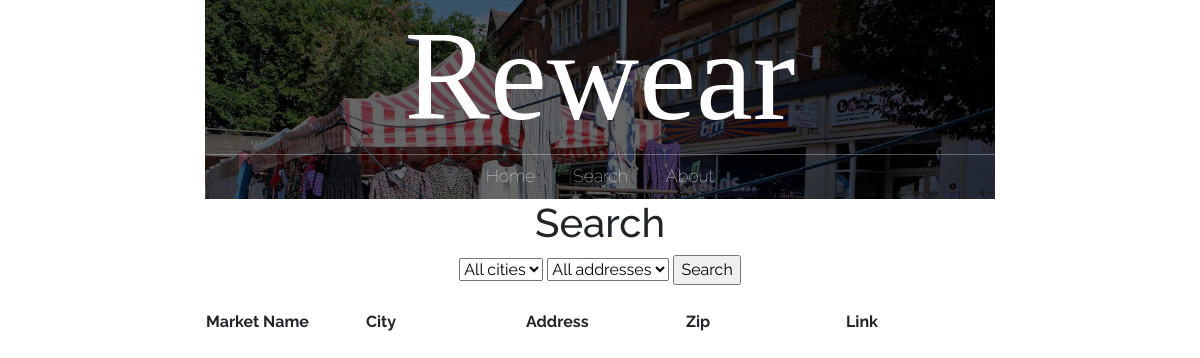
The page /search_page/ on the database as committed earlier.
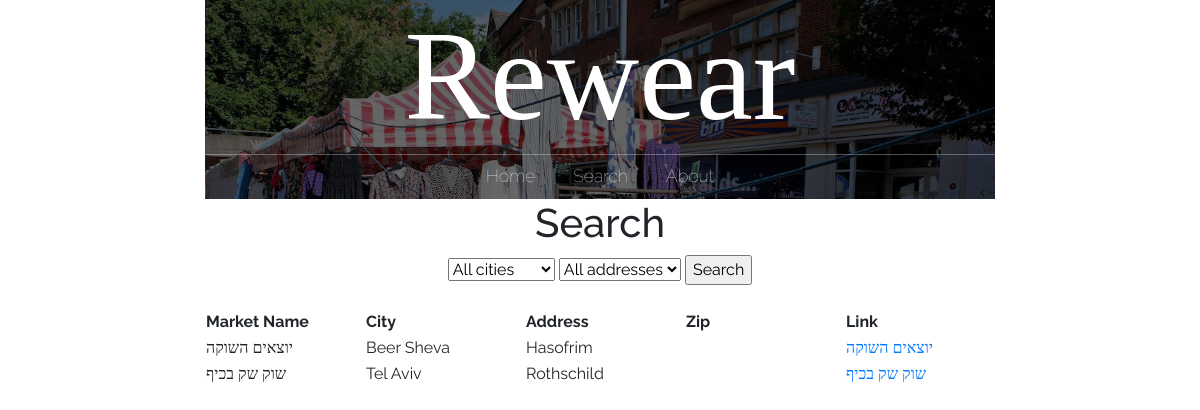
The same page on the database as committed later.
### main/models.py (models this page shows, shortened)
class market(models.Model):
    id = models.AutoField(primary_key=True)
    name = models.CharField(max_length=200)
    city = models.CharField(max_length=200)
    address = models.CharField(max_length=200)
    facebook = models.CharField(max_length=200, default='')
    description = models.CharField(max_length=200, default='')
    google_location = models.CharField(max_length=200, default='')
    market_manager = models.CharField(max_length=200, default='')
    date = models.CharField(max_length=200, default='')
    status = models.CharField(max_length=200, default='')
    rating = models.CharField(max_length=200, default='')
    shirt = models.IntegerField(default=0)
    pants = models.IntegerField(default=0)
    shoes = models.IntegerField(default=0)
    hat = models.IntegerField(default=0)
    gloves = models.IntegerField(default=0)
    scarf = models.IntegerField(default=0)
    jacket = models.IntegerField(default=0)
    other = models.IntegerField(default=0)

### main/views.py (the view)
# urls.py: path("search_page/", views.search_page, name="search"),
def search_page(response):
    markets = market.objects.all()
    return render(response, "main/search.html", {'markets': markets, 'search': markets})

### main/templates/main/search.html (shortened to what this page needs)
{% extends 'main/base.html' %}
{% load crispy_forms_tags %}
{% block content %}
<center><h1>Search</h1>
<form method="post" action='/search/'>
	<select name="city" id="city-select" onchange="updateAddressOptions()">
		<option value="All">All cities</option>
	</select>
	<select name="address" id="address-select" onchange="updateCityOptions()">
		<option value="All">All addresses</option>
	</select>
	<input type="submit" value="Search">
</form>
<br />
		<table>
			<tr>
				<th>
					Market Name
				</th>
				<th>
					City
				</th>
				<th>
					Address
				</th>
				<th>
					Zip
				</th>
				<th>
					Link
				</th>
			{% for market in search %}
			<tr>
				<td>
					{{market.name}}
				</td>
				<td>
					{{market.city}}
				</td>
				<td>
					{{market.address}}
				</td>
				<td>
				</td>
				<td>
					<a href="/market_page/{{market.id}}/">{{market.name}}</a>
				</td>
			</tr>
			{% endfor %}
		</table>
</center>
{% endblock %}

Rows that differ between the two databases and show on the page:
added market: name "יוצאים השוקה", city "Beer Sheva", address "Hasofrim"
added market: name "שוק שק בכיף", city "Tel Aviv", address "Rothschild"
